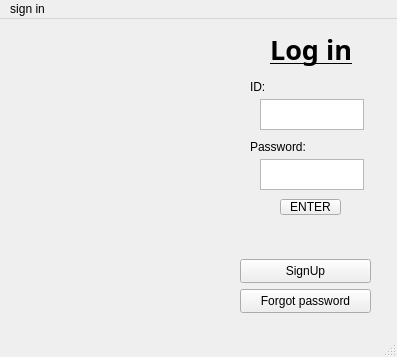
<?xml version="1.0" encoding="UTF-8"?>
<ui version="4.0">
 <class>MainWindow</class>
 <widget class="QMainWindow" name="MainWindow">
  <property name="geometry">
   <rect>
    <x>0</x>
    <y>0</y>
    <width>397</width>
    <height>357</height>
   </rect>
  </property>
  <property name="windowTitle">
   <string>MainWindow</string>
  </property>
  <widget class="QWidget" name="centralwidget">
   <widget class="QPushButton" name="pushButton_2">
    <property name="geometry">
     <rect>
      <x>240</x>
      <y>240</y>
      <width>131</width>
      <height>24</height>
     </rect>
    </property>
    <property name="text">
     <string>SignUp</string>
    </property>
   </widget>
   <widget class="QTextEdit" name="textEdit">
    <property name="geometry">
     <rect>
      <x>260</x>
      <y>80</y>
      <width>104</width>
      <height>31</height>
     </rect>
    </property>
   </widget>
   <widget class="QLabel" name="label_2">
    <property name="geometry">
     <rect>
      <x>250</x>
      <y>60</y>
      <width>16</width>
      <height>16</height>
     </rect>
    </property>
    <property name="text">
     <string>ID:</string>
    </property>
   </widget>
   <widget class="QPushButton" name="pushButton">
    <property name="geometry">
     <rect>
      <x>240</x>
      <y>270</y>
      <width>131</width>
      <height>24</height>
     </rect>
    </property>
    <property name="text">
     <string>Forgot password</string>
    </property>
   </widget>
   <widget class="QLabel" name="label">
    <property name="geometry">
     <rect>
      <x>0</x>
      <y>0</y>
      <width>221</width>
      <height>311</height>
     </rect>
    </property>
    <property name="text">
     <string/>
    </property>
    <property name="pixmap">
     <pixmap resource="images.qrc">:/images/signin.png</pixmap>
    </property>
    <property name="scaledContents">
     <bool>true</bool>
    </property>
   </widget>
   <widget class="QTextEdit" name="textEdit_2">
    <property name="geometry">
     <rect>
      <x>260</x>
      <y>140</y>
      <width>104</width>
      <height>31</height>
     </rect>
    </property>
   </widget>
   <widget class="QLabel" name="label_3">
    <property name="geometry">
     <rect>
      <x>250</x>
      <y>120</y>
      <width>61</width>
      <height>16</height>
     </rect>
    </property>
    <property name="text">
     <string>Password:</string>
    </property>
   </widget>
   <widget class="QPushButton" name="enterbtn">
    <property name="geometry">
     <rect>
      <x>280</x>
      <y>180</y>
      <width>61</width>
      <height>16</height>
     </rect>
    </property>
    <property name="text">
     <string>ENTER</string>
    </property>
   </widget>
   <widget class="QLabel" name="label_4">
    <property name="geometry">
     <rect>
      <x>270</x>
      <y>10</y>
      <width>91</width>
      <height>41</height>
     </rect>
    </property>
    <property name="font">
     <font>
      <family>Segoe UI Black</family>
      <pointsize>20</pointsize>
      <bold>true</bold>
      <underline>true</underline>
     </font>
    </property>
    <property name="text">
     <string>Log in</string>
    </property>
   </widget>
  </widget>
  <widget class="QMenuBar" name="menubar">
   <property name="geometry">
    <rect>
     <x>0</x>
     <y>0</y>
     <width>397</width>
     <height>21</height>
    </rect>
   </property>
   <widget class="QMenu" name="menusign_in">
    <property name="title">
     <string>sign in</string>
    </property>
   </widget>
   <addaction name="menusign_in"/>
  </widget>
  <widget class="QStatusBar" name="statusbar"/>
 </widget>
 <resources>
  <include location="images.qrc"/>
 </resources>
 <connections/>
</ui>
